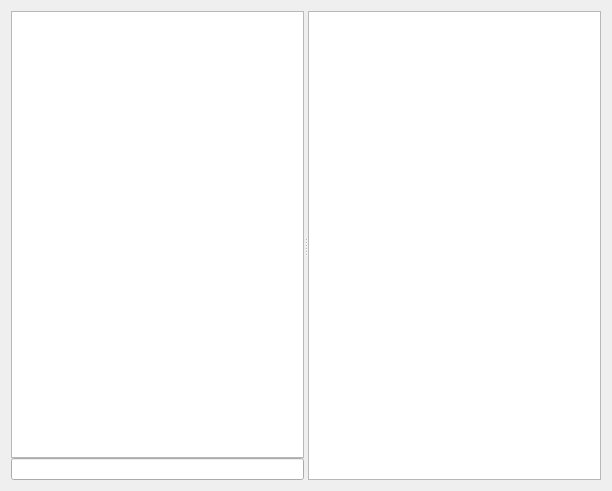
<?xml version="1.0" encoding="UTF-8"?>
<ui version="4.0">
 <class>WidgetShell</class>
 <widget class="QWidget" name="WidgetShell">
  <property name="geometry">
   <rect>
    <x>0</x>
    <y>0</y>
    <width>612</width>
    <height>491</height>
   </rect>
  </property>
  <property name="windowTitle">
   <string>Form</string>
  </property>
  <layout class="QVBoxLayout" name="verticalLayout_2">
   <item>
    <widget class="QSplitter" name="splitter">
     <property name="orientation">
      <enum>Qt::Horizontal</enum>
     </property>
     <widget class="QWidget" name="layoutWidget">
      <layout class="QVBoxLayout" name="verticalLayout">
       <property name="spacing">
        <number>0</number>
       </property>
       <item>
        <widget class="QTextBrowser" name="textCommandLog">
         <property name="font">
          <font>
           <family>Monospace</family>
          </font>
         </property>
        </widget>
       </item>
       <item>
        <widget class="CommandInput" name="textCommandInput"/>
       </item>
      </layout>
     </widget>
     <widget class="QTextBrowser" name="textCommandHelp"/>
    </widget>
   </item>
  </layout>
 </widget>
 <customwidgets>
  <customwidget>
   <class>CommandInput</class>
   <extends>QLineEdit</extends>
   <header>commandinput.h</header>
  </customwidget>
 </customwidgets>
 <resources/>
 <connections/>
</ui>
